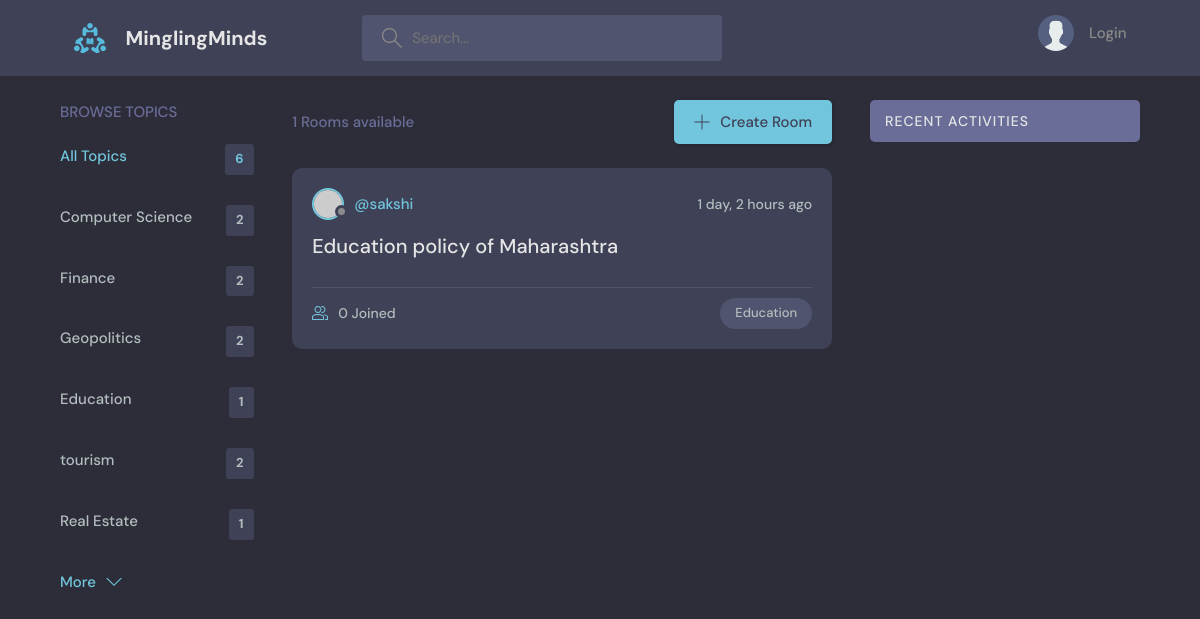
Screenshot of /?q=Education with the database file from the repository.
### base/models.py (models this page shows, shortened)
class Topic(models.Model):
    name = models.CharField(max_length=200)

class Room(models.Model):
    host = models.ForeignKey(User, on_delete = models.SET_NULL, null=True)
    topic = models.ForeignKey(Topic, on_delete = models.SET_NULL, null=True)
    name = models.CharField(max_length=200)
    description = models.TextField(null=True, blank=True)
    participants = models.ManyToManyField(User, related_name="participants", blank=True)
    updated = models.DateTimeField(auto_now=True)
    created = models.DateTimeField(auto_now_add=True)
    class Meta:
        ordering = ['-updated', '-created']

### base/views.py (the view)
# urls.py: path('', views.home, name="home"),
def home(request):
    q = request.GET.get('q') if request.GET.get('q') != None else ''
    rooms = Room.objects.filter(
        Q(topic__name__icontains=q) |
        Q(name__icontains=q) |
        Q(description__icontains=q) |
        Q(host__username__icontains=q)
    )
    topics = Topic.objects.all()
    room_count = rooms.count()
    room_messages = Message.objects.filter(Q(room__topic__name__icontains=q))
    context = {'rooms':rooms, 'topics':topics, 'room_count':room_count, 'room_messages':room_messages}
    return render(request, 'base/home.html', context)

### base/templates/base/home.html (shortened to what this page needs)
{% extends 'main.html' %}
{% block content %}
<main class="layout layout--3">
      <div class="container">
        {% include 'base/topics_componant.html' %}
        <div class="roomList">
          <div class="roomList__header">
            <div>
              <p>{{ room_count }} Rooms available</p>
            </div>
            <a class="btn btn--main" href="{% url 'create-room' %}">
              <svg version="1.1" xmlns="http://www.w3.org/2000/svg" width="32" height="32" viewBox="0 0 32 32">
                <title>add</title>
                <path
                  d="M16.943 0.943h-1.885v14.115h-14.115v1.885h14.115v14.115h1.885v-14.115h14.115v-1.885h-14.115v-14.115z"
                ></path>
              </svg>
              Create Room
            </a>
          </div>
          {% include 'base/feed_componant.html' %}
        </div>
        {% include 'base/activity_componant.html' %}
      </div>
    </main>
{% endblock content %}

### base/templates/base/topics_componant.html
<div class="topics">
    <div class="topics__header">
      <h2>Browse Topics</h2>
    </div>
    <ul class="topics__list">
      <li>
        <a href="{% url 'home' %}" class="active">All Topics <span>{{ topics.all.count }}</span></a>
      </li>
      {% for topic in topics %}
      <li>
        <a href="{% url 'home' %}?q={{topic.name}}">{{ topic.name }} <span>{{ topic.room_set.all.count }}</span></a>
      </li>
      {% endfor %}
    </ul>
    <a class="btn btn--link" href="topics.html">
      More
      <svg version="1.1" xmlns="http://www.w3.org/2000/svg" width="32" height="32" viewBox="0 0 32 32">
        <title>chevron-down</title>
        <path d="M16 21l-13-13h-3l16 16 16-16h-3l-13 13z"></path>
      </svg>
    </a>
  </div>

### base/templates/base/feed_componant.html (shortened to what this page needs)
{% for room in rooms %}
<div class="roomListRoom">
    <div class="roomListRoom__header">
      <a href="{% url 'user-profile' room.host.id %}" class="roomListRoom__author">
        <div class="avatar avatar--small">
          <img src="https://randomuser.me/api/portraits/women/11.jpg" />
        </div>
        <span>@{{room.host.username}}</span>
      </a>
      <div class="roomListRoom__actions">
        <span>{{room.created | timesince}} ago</span>
      </div>
    </div>
    <div class="roomListRoom__content">
      <a href="{% url 'room' room.id %}">{{room.name}}</a>
    </div>
    <div class="roomListRoom__meta">
      <a href="{% url 'room' room.id %}" class="roomListRoom__joined">
        {{room.participants.all.count}} Joined
      </a>
      <p class="roomListRoom__topic">{{room.topic.name}}</p>
    </div>
  </div>
  {% endfor %}

### static/styles/style.css (style rules this page uses)
:root { --color-main: #71c6dd; --color-main-light: #e1f6fb; --color-dark: #3f4156; --color-dark-medium: #51546e; --color-dark-light: #696d97; --color-light: #e5e5e5; --color-gray: #8b8b8b; --color-light-gray: #b2bdbd; --color-bg: #2d2d39; --color-success: #5dd693; --color-error: #fc4b0b; }
* { font-family: "DM Sans", -apple-system, BlinkMacSystemFont, "Segoe UI", Roboto, Oxygen, Ubuntu, Cantarell, "Open Sans", "Helvetica Neue", sans-serif; margin: 0; padding: 0; box-sizing: border-box; text-rendering: optimizeLegibility; font-size: inherit; }
html { font-size: 56.25%; }
@media only screen and (min-width: 1200px) { html { font-size: 62.5%; } }
body { line-height: 1.6; font-weight: 400; font-size: 1.5rem; color: var(--color-light-gray); background-color: var(--color-bg); min-height: 100vh; }
img { width: 100%; }
a { display: inline-block; color: var(--color-main); text-decoration: none; }
.container { max-width: 120rem; width: 90%; margin: auto; }
.btn { background-color: transparent; border: none; display: inline-flex; align-items: center; gap: 1rem; cursor: pointer; transition: all ease-in-out 0.3s; padding: 1rem 2rem; border-radius: 5px; box-shadow: 1px 1px 3px 1px rgba(0, 0, 0, 0.15); font-weight: 500; }
.btn--link { border-radius: 0; padding: 0; color: var(--color-main); box-shadow: none; }
.btn--main { background-color: var(--color-main); color: var(--color-dark); }
.btn > svg { fill: currentColor; width: 1.6rem; height: 1.6rem; }
.avatar { position: relative; display: inline-block; border-radius: 50%; border: 2px solid var(--color-main); }
.avatar img { display: block; border-radius: 50%; object-fit: cover; object-position: center; }
.avatar::after { content: ""; display: block; position: absolute; background-color: var(--color-gray); z-index: 111; border-radius: 50%; border: 0.3rem solid var(--color-dark); }
.avatar.avatar--small img { width: 2.8rem; height: 2.8rem; }
.avatar.avatar--small:after { width: 0.7rem; height: 0.7rem; bottom: 0px; right: -6px; }
.layout { margin-top: 2.4rem; }
.layout > .container { display: flex; justify-content: space-between; align-items: flex-start; }
.layout--3 > .container > div:first-child { flex-basis: 18%; max-width: 22.5rem; }
.layout--3 > .container > div:nth-child(2) { flex-basis: 50%; }
.topics__header { margin-bottom: 2rem; }
.topics__header h2 { text-transform: uppercase; font-weight: 500; color: var(--color-dark-light); }
.topics__list { list-style: none; }
.topics__list li a { display: flex; justify-content: space-between; margin-bottom: 3rem; font-weight: 500; color: var(--color-light-gray); transition: all 0.3s ease-in-out; }
.topics__list li a.active, .topics__list li a:hover { color: var(--color-main); }
.topics__list li a span { padding: 0.5rem 1rem; background-color: var(--color-dark); border-radius: 3px; font-size: 1.3rem; font-weight: 700; letter-spacing: 1px; }
.roomList__header { display: flex; justify-content: space-between; align-items: center; margin-bottom: 2.4rem; }
.roomList__header p { font-weight: 500; color: var(--color-dark-light); }
.roomListRoom { margin-bottom: 2.4rem; background-color: var(--color-dark); border-radius: 1rem; padding: 2rem; }
.roomListRoom__header { display: flex; justify-content: space-between; align-items: center; }
.roomListRoom__author { font-weight: 500; display: flex; align-items: center; gap: 1rem; }
.roomListRoom__actions { display: flex; align-items: flex-start; gap: 1rem; position: relative; }
.roomListRoom__actions span { font-size: 1.4rem; font-weight: 500; }
.roomListRoom__content { margin: 1rem 0; }
.roomListRoom__content a { font-size: 2rem; font-weight: 500; margin-bottom: 1.5rem; color: var(--color-light); transition: all 0.3s ease-in-out; }
.roomListRoom__meta { border-top: 1px solid var(--color-dark-medium); padding-top: 1rem; display: flex; align-items: center; justify-content: space-between; }
.roomListRoom__joined { color: var(--color-light-gray); display: flex; align-items: center; gap: 1rem; font-size: 1.4rem; font-weight: 500; }
.roomListRoom__joined svg { fill: var(--color-main); width: 1.6rem; height: 1.6rem; }
.roomListRoom__topic { padding: 5px 1.5rem; background-color: var(--color-dark-medium); border-radius: 5rem; font-weight: 500; font-size: 1.3rem; }

### rows the page displays
Topic: name "Computer Science", room_set.all.count "2"
Topic: name "Finance", room_set.all.count "2"
Topic: name "Geopolitics", room_set.all.count "2"
Topic: name "Education", room_set.all.count "1"
Topic: name "tourism", room_set.all.count "2"
Topic: name "Real Estate", room_set.all.count "1"
Room: host.username "sakshi", created "1 day, 2 hours", name "Education policy of Maharashtra", participants.all.count "0", topic.name "Education"

### other values shown
{{ topics.all.count }} "6"
{{ room_count }} "1"
